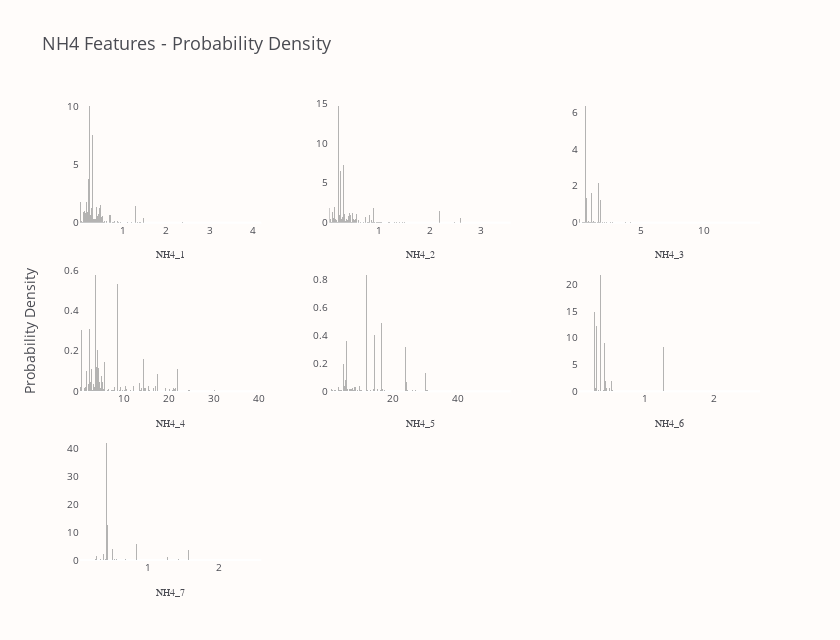

The code cell stored with this chart in its notebook:
### Code cell
nh4_group = "NH4"
nh4_vars = train.columns[train.columns.str.startswith(nh4_group)]

fig = draw_dist_for_group(nh4_group, nh4_vars)
fig.show()

### Figure 1 — Plotly figure (JSON) as saved in the notebook; plotly's stock layout.template omitted (floating-point values rounded to 4 significant figures; data arrays with more than 128 entries replaced by an {"elided": "..."} marker saying what was removed)
{"data": [{"marker": {"color": "#6B6A6A", "line": {"width": 0}}, "name": "NH4_1", "opacity": 0.5, "showlegend": false, "type": "bar", "x": {"elided": "201 float values"}, "xaxis": "x", "y": {"elided": "200 float values"}, "yaxis": "y"}, {"marker": {"color": "#6B6A6A", "line": {"width": 0}}, "name": "NH4_2", "opacity": 0.5, "showlegend": false, "type": "bar", "x": {"elided": "201 float values"}, "xaxis": "x2", "y": {"elided": "200 float values"}, "yaxis": "y2"}, {"marker": {"color": "#6B6A6A", "line": {"width": 0}}, "name": "NH4_3", "opacity": 0.5, "showlegend": false, "type": "bar", "x": {"elided": "201 float values"}, "xaxis": "x3", "y": {"elided": "200 float values"}, "yaxis": "y3"}, {"marker": {"color": "#6B6A6A", "line": {"width": 0}}, "name": "NH4_4", "opacity": 0.5, "showlegend": false, "type": "bar", "x": {"elided": "201 float values"}, "xaxis": "x4", "y": {"elided": "200 float values"}, "yaxis": "y4"}, {"marker": {"color": "#6B6A6A", "line": {"width": 0}}, "name": "NH4_5", "opacity": 0.5, "showlegend": false, "type": "bar", "x": {"elided": "201 float values"}, "xaxis": "x5", "y": {"elided": "200 float values"}, "yaxis": "y5"}, {"marker": {"color": "#6B6A6A", "line": {"width": 0}}, "name": "NH4_6", "opacity": 0.5, "showlegend": false, "type": "bar", "x": {"elided": "201 float values"}, "xaxis": "x6", "y": {"elided": "200 float values"}, "yaxis": "y6"}, {"marker": {"color": "#6B6A6A", "line": {"width": 0}}, "name": "NH4_7", "opacity": 0.5, "showlegend": false, "type": "bar", "x": {"elided": "201 float values"}, "xaxis": "x7", "y": {"elided": "200 float values"}, "yaxis": "y7"}], "layout": {"annotations": [{"font": {"size": 14}, "showarrow": false, "text": "Probability Density", "textangle": -90, "x": 0, "xanchor": "right", "xref": "paper", "xshift": -40, "y": 0.5, "yanchor": "middle", "yref": "paper"}], "bargap": 0, "font": {"color": "#4A4B52"}, "height": 640, "paper_bgcolor": "#FFFCFA", "plot_bgcolor": "#FFFCFA", "title": {"font": {"size": 18}, "text": "NH4 Features - Probability Density"}, "width": 840, "xaxis": {"anchor": "y", "domain": [0, 0.2667], "showgrid": false, "tickfont": {"size": 10}, "title": {"font": {"family": "Arial Black", "size": 10}, "text": "NH4_1"}}, "xaxis2": {"anchor": "y2", "domain": [0.3667, 0.6333], "showgrid": false, "tickfont": {"size": 10}, "title": {"font": {"family": "Arial Black", "size": 10}, "text": "NH4_2"}}, "xaxis3": {"anchor": "y3", "domain": [0.7333, 1], "showgrid": false, "tickfont": {"size": 10}, "title": {"font": {"family": "Arial Black", "size": 10}, "text": "NH4_3"}}, "xaxis4": {"anchor": "y4", "domain": [0, 0.2667], "showgrid": false, "tickfont": {"size": 10}, "title": {"font": {"family": "Arial Black", "size": 10}, "text": "NH4_4"}}, "xaxis5": {"anchor": "y5", "domain": [0.3667, 0.6333], "showgrid": false, "tickfont": {"size": 10}, "title": {"font": {"family": "Arial Black", "size": 10}, "text": "NH4_5"}}, "xaxis6": {"anchor": "y6", "domain": [0.7333, 1], "showgrid": false, "tickfont": {"size": 10}, "title": {"font": {"family": "Arial Black", "size": 10}, "text": "NH4_6"}}, "xaxis7": {"anchor": "y7", "domain": [0, 0.2667], "showgrid": false, "tickfont": {"size": 10}, "title": {"font": {"family": "Arial Black", "size": 10}, "text": "NH4_7"}}, "xaxis8": {"anchor": "y8", "domain": [0.3667, 0.6333]}, "xaxis9": {"anchor": "y9", "domain": [0.7333, 1]}, "yaxis": {"anchor": "x", "domain": [0.7333, 1], "showgrid": false, "tickfont": {"size": 10}}, "yaxis2": {"anchor": "x2", "domain": [0.7333, 1], "showgrid": false, "tickfont": {"size": 10}}, "yaxis3": {"anchor": "x3", "domain": [0.7333, 1], "showgrid": false, "tickfont": {"size": 10}}, "yaxis4": {"anchor": "x4", "domain": [0.3667, 0.6333], "showgrid": false, "tickfont": {"size": 10}}, "yaxis5": {"anchor": "x5", "domain": [0.3667, 0.6333], "showgrid": false, "tickfont": {"size": 10}}, "yaxis6": {"anchor": "x6", "domain": [0.3667, 0.6333], "showgrid": false, "tickfont": {"size": 10}}, "yaxis7": {"anchor": "x7", "domain": [0, 0.2667], "showgrid": false, "tickfont": {"size": 10}}, "yaxis8": {"anchor": "x8", "domain": [0, 0.2667]}, "yaxis9": {"anchor": "x9", "domain": [0, 0.2667]}}}
